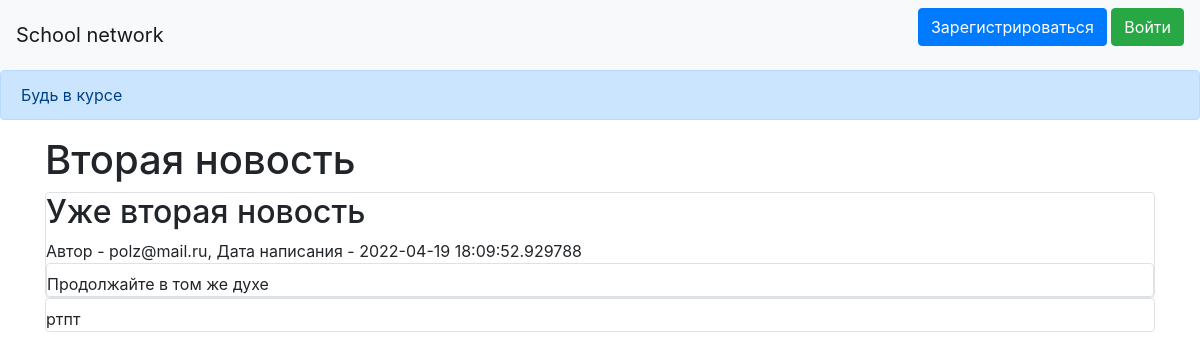
/obs/2, run on the app's committed database.
### data/news.py (models this page shows)
class News(SqlAlchemyBase):
    __tablename__ = 'news'
    id = sqlalchemy.Column(sqlalchemy.Integer,
                           primary_key=True, autoincrement=True)
    title = sqlalchemy.Column(sqlalchemy.String, nullable=True)
    content = sqlalchemy.Column(sqlalchemy.String, nullable=True)
    created_date = sqlalchemy.Column(sqlalchemy.DateTime,
                                     default=datetime.datetime.now)
    for_which_form = sqlalchemy.Column(sqlalchemy.Boolean, default=True)
    user_id = sqlalchemy.Column(sqlalchemy.Integer,
                                sqlalchemy.ForeignKey("users.id"))
    is_news = sqlalchemy.Column(sqlalchemy.Boolean, default=True)
    user = orm.relation('User')

### data/users.py (models this page shows, shortened)
class User(SqlAlchemyBase, UserMixin):
    __tablename__ = 'users'
    id = sqlalchemy.Column(sqlalchemy.Integer,
                           primary_key=True, autoincrement=True)
    name = sqlalchemy.Column(sqlalchemy.String, nullable=True)
    about = sqlalchemy.Column(sqlalchemy.String, nullable=True)
    email = sqlalchemy.Column(sqlalchemy.String,
                              index=True, unique=True, nullable=True)
    hashed_password = sqlalchemy.Column(sqlalchemy.String, nullable=True)
    created_date = sqlalchemy.Column(sqlalchemy.DateTime,
                                     default=datetime.datetime.now)
    is_teacher = sqlalchemy.Column(sqlalchemy.Boolean, default=True)
    news = orm.relation("News", back_populates='user')

### data/obs.py (models this page shows)
class Obs(SqlAlchemyBase):
    __tablename__ = 'obs'
    id = sqlalchemy.Column(sqlalchemy.Integer, primary_key=True,
                           autoincrement=True)
    name = sqlalchemy.Column(sqlalchemy.String)
    content = sqlalchemy.Column(sqlalchemy.String, nullable=True)
    news_id = sqlalchemy.Column(sqlalchemy.Integer)

### main.py (the view)
@app.route("/obs/<int:id>", methods=['GET', 'POST'])
def obs(id):
    db_session.global_init("db/blogs.db")
    db_sess = db_session.create_session()
    news = db_sess.query(News).filter(News.id == id,
                                      ).first()
    obs = db_sess.query(Obs).filter(Obs.news_id == id,
                                    )
    return render_template("obs.html", news=news, title=news.title, id=news.id, obs=obs)

### data/db_session.py (called while the page is built, shortened)
def global_init(db_file):
    global __factory
    if __factory:
        return

def create_session() -> Session:
    global __factory
    return __factory()

### templates/obs.html (shortened to what this page needs)
{% extends "base.html" %}
{% block content %}
<h1>{{title}}</h1>
<div class="col-md6 border rounded">
    <h2>{{news.content}}</h2>
    <div>
        Автор - {{news.user.name}}, Дата написания - {{news.created_date}}
    </div>
    {% if obs%}
    {% for item in obs%}
<div class="col-md6 border rounded">
    <div>
        {{item.content}}
    </div>
    </div>
</div>
{% endfor %}
{% endif %}
{% endblock %}

### data on the page
News: title "Вторая новость", content "Уже вторая новость", created_date "2022-04-19 18:09:52.929788"
User: user.name "polz@mail.ru"
Obs: content "Продолжайте в том же духе"
Obs: content "ртпт"
